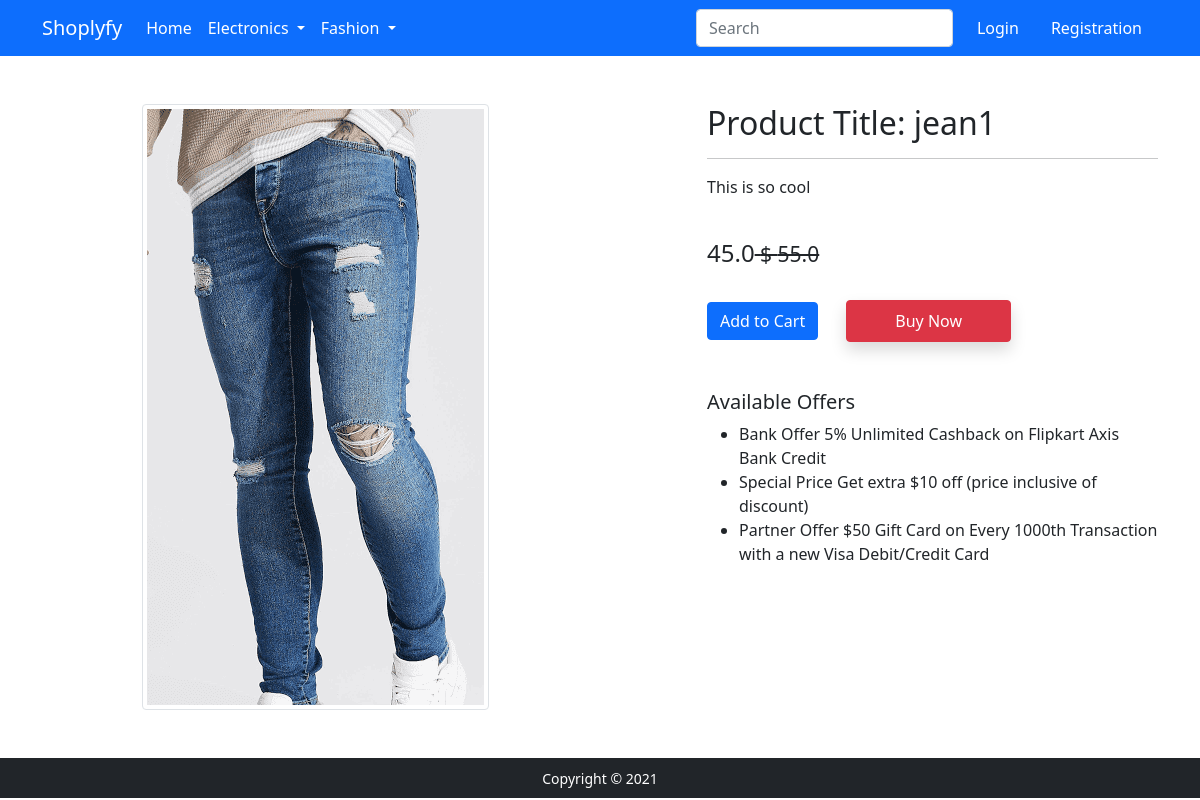
/product-detail/11, run on the app's committed database.
### app/models.py (models this page shows, shortened)
class Product(models.Model):
    title = models.CharField(max_length=100)
    selling_price = models.FloatField()
    discounted_price = models.FloatField()
    description = models.TextField()
    brand = models.CharField(max_length=100)
    category = models.CharField(choices=CATEGORY_CHOICES, max_length=2)
    product_image = models.ImageField(upload_to='product_image')

### app/views.py (the view)
# urls.py: path('product-detail/<int:pk>', views.ProductDetailView.as_view(), name='product-detail'),
class ProductDetailView(View):
    def get(self, request, pk):
        product = Product.objects.get(pk=pk)
        return render(request, 'app/productdetail.html', {'product':product})

### app/templates/app/productdetail.html (shortened to what this page needs)
{% extends 'app/base.html' %}
{% load static %}
{% block main-content %}
<div class="container my-5">
 <div class="row">
  <div class="col-sm-6 text-center align-self-center">
   <img src="{{product.product_image.url}}" alt="" class="img-fluid img-thumbnail">
  </div>
  <div class="col-sm-5 offset-sm-1">
   <h2>Product Title: {{product.title}}</h2>
   <hr>
   <p>{{product.description}}</p> <br>
   <h4>{{product.discounted_price}}<small class="fw-light text-decoration-line-through"> $ {{product.selling_price}}</small></h4> <br>
    <form action="/add-to-cart" class="d-inline">
        <button type="submit" class="btn btn-primary">Add to Cart</button>
    </form>
   <a href="{% url 'buy-now' %}" class="btn btn-danger shadow px-5 py-2 ms-4">Buy Now</a>
   <h5 class="mt-5">Available Offers</h5>
   <ul>
    <li>Bank Offer 5% Unlimited Cashback on Flipkart Axis Bank Credit</li>
    <li>Special Price Get extra $10 off (price inclusive of discount)</li>
    <li>Partner Offer $50 Gift Card on Every 1000th Transaction with a new Visa Debit/Credit Card</li>
   </ul>
  </div>
 </div>
</div>
{% endblock main-content %}

### data on the page
Product: product_image (picture), title "jean1", description "This is so cool", discounted_price "45.0", selling_price "55.0"
